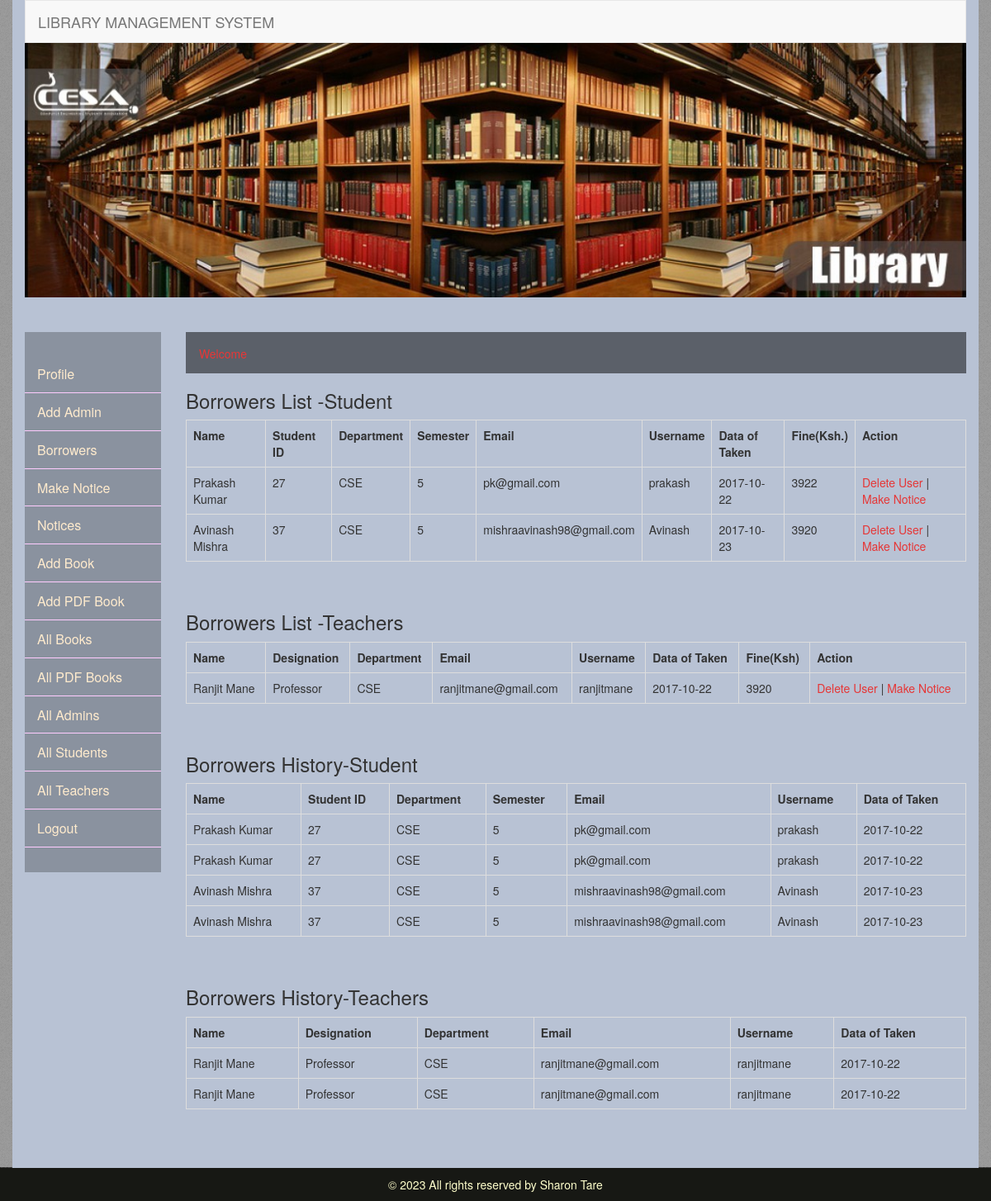
Page /borrower.php on the committed database.
### tables this page shows
CREATE TABLE `borrowers` (
  `id` int(11) NOT NULL,
  `username` varchar(30) NOT NULL,
  `date_of_taken` date NOT NULL,
  `isbn` varchar(255) NOT NULL,
  `bid` int(11) DEFAULT NULL
);

CREATE TABLE `registration` (
  `id` int(11) NOT NULL,
  `name` varchar(50) NOT NULL,
  `st_id` int(11) NOT NULL,
  `dept` varchar(25) NOT NULL,
  `session` int(11) NOT NULL,
  `email` varchar(50) NOT NULL,
  `username` varchar(50) NOT NULL,
  `password` varchar(50) NOT NULL,
  `user_role` int(11) NOT NULL DEFAULT '2'
);

CREATE TABLE `te_registration` (
  `id` int(11) NOT NULL,
  `name` varchar(255) NOT NULL,
  `designation` varchar(255) NOT NULL,
  `dept` varchar(255) NOT NULL,
  `email` varchar(255) NOT NULL,
  `username` varchar(255) NOT NULL,
  `password` varchar(255) NOT NULL,
  `user_role` int(11) NOT NULL DEFAULT '3'
);

### borrower.php (the view, shortened to what this page needs)
<?php include('adminheader.php');?>
    <div class="row">
     <?php include('adminmenu.php'); ?>
      <div class="col-md-10">
        <p class="welcome">Welcome &nbsp;&nbsp;<span style="color:#2484A4;"> <?php echo $_SESSION['username']; ?>  </span></p>
       <p><h3>Borrowers List -Student</h3></p>
        <table cellpadding="2" cellspacing="2" border="2" class="table table-bordered">
              <tr>
                <th>Name</th>
                <th>Student ID</th>
                <th>Department</th>
                <th>Semester</th>
                <th>Email</th>
                <th>Username</th>
                <th>Data of Taken</th>
                <th>Fine(Ksh.)</th>
                <th>Action</th>
              </tr>
              <?php
              $date = date("Y-m-d");
               require 'newcon.php';
                $data = mysqli_query($link,"SELECT registration.id, registration.name, registration.st_id, registration.dept, registration.session, registration.email, registration.username,
                   borrowers.date_of_taken FROM borrowers, registration
                  WHERE borrowers.username = registration.username");
               while($row = mysqli_fetch_array($data)) {?>
              <tr>
                <?php $id = $row['id']; ?>
                <td><?php echo  $row['name'];?></td>
                <td><?PHP echo  $row['st_id']; ?></td>
                <td><?php echo  $row['dept'];?></td>
                <td><?PHP echo  $row['session']; ?></td>
                <td><?PHP echo  $row['email']; ?></td>
                <td><?PHP echo  $row['username'];?></td>
                <?PHP  $takendate=$row['date_of_taken'];?>
                <td><?PHP echo  $row['date_of_taken'];?></td>
                <td><?php $date1=date_create($date);
                $date2=date_create($takendate);
                $diff=date_diff($date1,$date2);
                $tt= $diff->format("%a");
				if($tt<=7)
				{
					echo 0;
				}
				else{
                echo  (int)$tt*2;
				}
                  ?></td>
                <td>
                  <a href="deletestudents.php?id=<?php echo $id ?>">Delete User</a> |
                  <a href="st_mknotice.php?id=<?php echo $id ?>">Make Notice</a>
                </td>
              </tr>
              <?php } ?>
            </table>
<br/>
            <p><h3>Borrowers List -Teachers</h3></p>
            <table cellpadding="2" cellspacing="2" border="2" class="table table-bordered"
              <tr>
                <th>Name</th>
                <th>Designation</th>
                <th>Department</th>
                <th>Email</th>
                <th>Username</th>
                <th>Data of Taken</th>
                <th>Fine(Ksh)</th>
                <th>Action</th>
              <?php
               require 'newcon.php';
                $data = mysqli_query($link,"SELECT te_registration.id, te_registration.name, te_registration.name, te_registration.designation, te_registration.dept, te_registration.email, te_registration.username,
                        borrowers.date_of_taken FROM borrowers, te_registration
                        WHERE borrowers.username = te_registration.username");
               while($row = mysqli_fetch_array($data)) {?>
              <tr>
                <?php $id = $row['id']; ?>
                <td><?php echo  $row['name'];?></td>
                <td><?PHP echo  $row['designation']; ?></td>
                <td><?php echo  $row['dept'];?></td>
                <td><?PHP echo  $row['email']; ?></td>
                <td><?PHP echo  $row['username'];?></td>
                <td><?PHP echo  $row['date_of_taken'];?></td>
                <td><?php $date1=date_create($date);
                if($tt<=7)
				{
					echo 0;
				}
				else{
                echo  (int)$tt*2;
				}
                  ?></td>
                <td>
                  <a href="deleteteachers.php?id=<?php echo $id; ?>">Delete User</a> |
                  <a href="te_mknotice.php?id=<?php echo $id ?>">Make Notice</a>
                </td>
              </tr>
              <?php } ?>
            </table>
			<br/>
			<p><h3>Borrowers History-Student</h3></p>
        <table cellpadding="2" cellspacing="2" border="2" class="table table-bordered">
              <tr>
                <th>Name</th>
                <th>Student ID</th>
                <th>Department</th>
                <th>Semester</th>
                <th>Email</th>
                <th>Username</th>
                <th>Data of Taken</th>
              </tr>
              <?php
               require 'newcon.php';
                $data = mysqli_query($link,"SELECT registration.id, registration.name, registration.st_id, registration.dept, registration.session, registration.email, registration.username,
                   bookhistory.date_of_taken FROM bookhistory, registration
                  WHERE bookhistory.username = registration.username");
               while($row = mysqli_fetch_array($data)) {?>
              <tr>
                <td><?php echo  $row['name'];?></td>
                <td><?PHP echo  $row['st_id']; ?></td>
                <td><?php echo  $row['dept'];?></td>
                <td><?PHP echo  $row['session']; ?></td>
                <td><?PHP echo  $row['email']; ?></td>
                <td><?PHP echo  $row['username'];?></td>
                <td><?PHP echo  $row['date_of_taken'];?></td>
              </tr>
              <?php } ?>
            </table>
			<br/>
			<p><h3>Borrowers History-Teachers</h3></p>
            <table cellpadding="2" cellspacing="2" border="2" class="table table-bordered"
              <tr>
                <th>Name</th>
                <th>Designation</th>
                <th>Department</th>
                <th>Email</th>
                <th>Username</th>
                <th>Data of Taken</th>
              <?php
               require 'newcon.php';
                $data = mysqli_query($link,"SELECT te_registration.id, te_registration.name, te_registration.name, te_registration.designation, te_registration.dept, te_registration.email, te_registration.username,
                       bookhistory.date_of_taken FROM bookhistory, te_registration
                        WHERE bookhistory.username = te_registration.username");
               while($row = mysqli_fetch_array($data)) {?>
              <tr>
                <td><?php echo  $row['name'];?></td>
                <td><?PHP echo  $row['designation']; ?></td>
                <td><?php echo  $row['dept'];?></td>
                <td><?PHP echo  $row['email']; ?></td>
                <td><?PHP echo  $row['username'];?></td>
                <td><?PHP echo  $row['date_of_taken'];?></td>
              </tr>
              <?php } ?>
            </table>
      </div>
    </div>
  </div>
 <?php include('footer.php');?>

### css/mystyle.css (style rules this page uses)
a { text-decoration:none; color:#e63636; }
body { background:url(../images/body-bg.png); }
.welcome { height: 50px; background:rgba(0,0,0,0.50);padding: 16px;color: #EA3636; }

### rows in the picture
borrowers: registration.name "Prakash Kumar", registration.st_id "27", registration.dept "CSE", registration.session "5", registration.email "pk@gmail.com", registration.username "prakash", date_of_taken "2017-10-22", (int)$tt*2 "3922"
borrowers: registration.name "Avinash Mishra", registration.st_id "37", registration.dept "CSE", registration.session "5", registration.email "mishraavinash98@gmail.com", registration.username "Avinash", date_of_taken "2017-10-23", (int)$tt*2 "3920"
borrowers: te_registration.name "Ranjit Mane", te_registration.designation "Professor", te_registration.dept "CSE", te_registration.email "ranjitmane@gmail.com", te_registration.username "ranjitmane", date_of_taken "2017-10-22"

### other values in the picture
$row['name'] "Prakash Kumar"
$row['st_id'] "27"
$row['dept'] "CSE"
$row['session'] "5"
$row['email'] "pk@gmail.com"
$row['username'] "prakash"
$row['date_of_taken'] "2017-10-22"
$row['name'] "Avinash Mishra"
$row['st_id'] "37"
$row['email'] "mishraavinash98@gmail.com"
$row['username'] "Avinash"
$row['date_of_taken'] "2017-10-23"
$row['name'] "Ranjit Mane"
$row['designation'] "Professor"
$row['email'] "ranjitmane@gmail.com"
